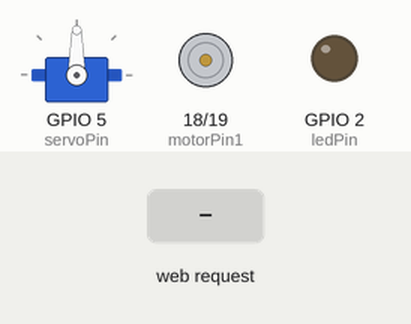
A sketch run on a simulated ESP32. On the bench: servo, motor-driver pin pairs drawn as motors (green arrow = first pin HIGH = forward, orange = second pin HIGH = backward, longer = more drive), output pins drawn as LEDs (lit = HIGH). The inputs (shaded band) are chosen by the test bench. WiFi joins after 1.5 s; servers stay silent unless stated; what the sketch prints to the serial monitor is not drawn.

Above: at 2.7 s.
2.8 s: HTTP request GET /led/on received
At 3.8 s:
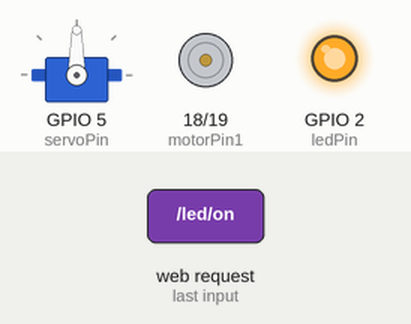
4.3 s: HTTP request GET /servo/left received
At 5.0 s:
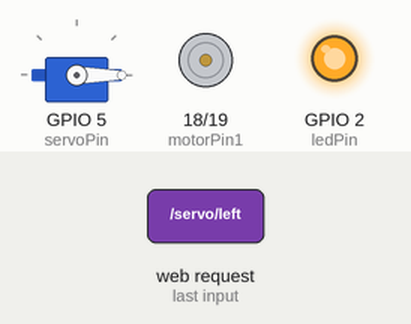
5.8 s: HTTP request GET /led/off received
At 6.1 s:
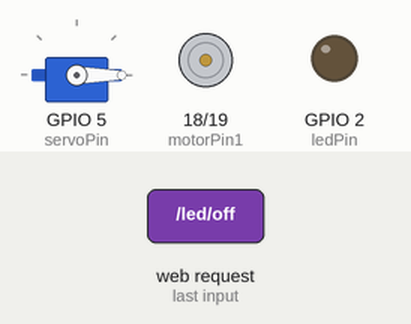
7.3 s: HTTP request GET /servo/right received
At 8.5 s:
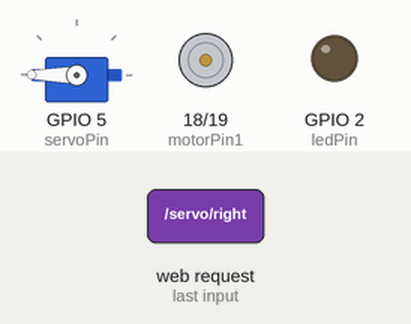
8.8 s: HTTP request GET /motor/on received
At 9.6 s:
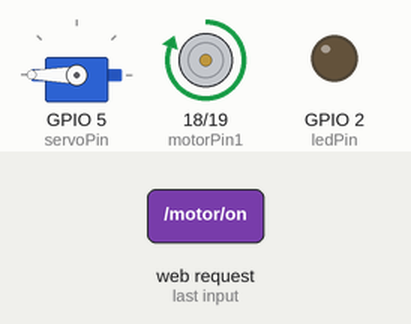
10.3 s: HTTP request GET /servo/center received
At 10.8 s:
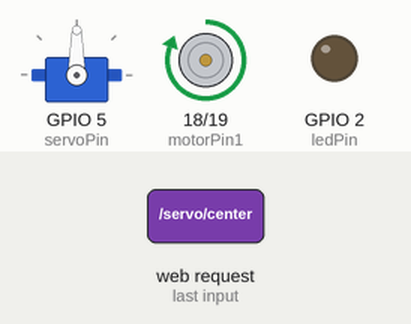
Timing chart, 0 to 12.8 s (numbered marks = the images above; inputs shaded):
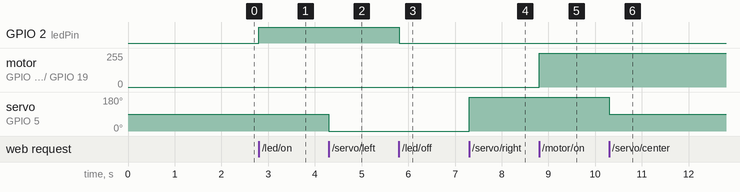

Measured:
- after the input at 2.8 s, GPIO 2 (ledPin): LOW → HIGH at once
- after the input at 4.3 s, servo on GPIO 5 (servoPin): 90° → 0° at once
- after the input at 5.8 s, GPIO 2 (ledPin): HIGH → LOW at once
- after the input at 7.3 s, servo on GPIO 5 (servoPin): 0° → 180° at once
- after the input at 8.8 s, motor on GPIO 18 (motorPin1) / GPIO 19 (motorPin2): stopped → forward 255/255 at once
- after the input at 10.3 s, servo on GPIO 5 (servoPin): 180° → 90° at once

The sketch:

appwithesp32.ino
```cpp
#include <WiFi.h>
#include <WebServer.h>
#include <ESP32Servo.h>  // ✅ ESP32-compatible servo library

// WiFi credentials
const char* ssid = "sumit";
const char* password = "12345678";

// Static IP settings
IPAddress local_IP(192, 168, 137, 85);     // ✅ Pick a unique and aesthetic IP
IPAddress gateway(192, 168, 137, 1);        // Your router's IP
IPAddress subnet(255, 255, 255, 0);         // Subnet mask

// Web server on port 80
WebServer server(80);

// Pin assignments
const int ledPin = 2;
const int servoPin = 5;
const int motorPin1 = 18;
const int motorPin2 = 19;

Servo myServo;

void setup() {
  Serial.begin(115200);

  // Set pin modes
  pinMode(ledPin, OUTPUT);
  pinMode(motorPin1, OUTPUT);
  pinMode(motorPin2, OUTPUT);

  myServo.attach(servoPin);

  // Apply static IP before WiFi.begin
  if (!WiFi.config(local_IP, gateway, subnet)) {
    Serial.println("❌ Failed to configure Static IP");
  }

  // Connect to WiFi
  WiFi.begin(ssid, password);
  Serial.print("Connecting");
  while (WiFi.status() != WL_CONNECTED) {
    delay(500);
    Serial.print(".");
  }

  Serial.println();
  Serial.print("✅ Connected! IP Address: ");
  Serial.println(WiFi.localIP());

  // LED endpoints
  server.on("/led/on", []() {
    digitalWrite(ledPin, HIGH);
    server.send(200, "text/plain", "LED ON");
  });

  server.on("/led/off", []() {
    digitalWrite(ledPin, LOW);
    server.send(200, "text/plain", "LED OFF");
  });

  // Servo endpoints
  server.on("/servo/left", []() {
    myServo.write(0);
    server.send(200, "text/plain", "Servo Left");
  });

  server.on("/servo/center", []() {
    myServo.write(90);
    server.send(200, "text/plain", "Servo Center");
  });

  server.on("/servo/right", []() {
    myServo.write(180);
    server.send(200, "text/plain", "Servo Right");
  });

  // DC motor endpoints
  server.on("/motor/on", []() {
    digitalWrite(motorPin1, HIGH);
    digitalWrite(motorPin2, LOW);
    server.send(200, "text/plain", "Motor ON");
  });

  server.on("/motor/off", []() {
    digitalWrite(motorPin1, LOW);
    digitalWrite(motorPin2, LOW);
    server.send(200, "text/plain", "Motor OFF");
  });

  server.begin();
}

void loop() {
  server.handleClient();
}
```
